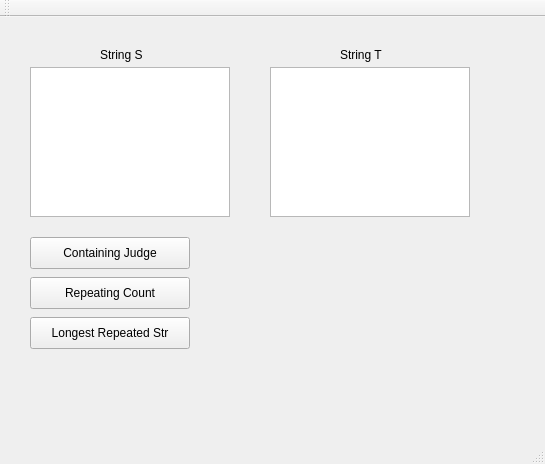
<?xml version="1.0" encoding="UTF-8"?>
<ui version="4.0">
 <class>MainWindow</class>
 <widget class="QMainWindow" name="MainWindow">
  <property name="geometry">
   <rect>
    <x>0</x>
    <y>0</y>
    <width>545</width>
    <height>464</height>
   </rect>
  </property>
  <property name="windowTitle">
   <string>MainWindow</string>
  </property>
  <widget class="QWidget" name="centralWidget">
   <widget class="QPushButton" name="ContainJudgeButton">
    <property name="geometry">
     <rect>
      <x>30</x>
      <y>220</y>
      <width>160</width>
      <height>32</height>
     </rect>
    </property>
    <property name="text">
     <string>Containing Judge</string>
    </property>
   </widget>
   <widget class="QPlainTextEdit" name="stringS">
    <property name="geometry">
     <rect>
      <x>30</x>
      <y>50</y>
      <width>200</width>
      <height>150</height>
     </rect>
    </property>
   </widget>
   <widget class="QPlainTextEdit" name="stringT">
    <property name="geometry">
     <rect>
      <x>270</x>
      <y>50</y>
      <width>200</width>
      <height>150</height>
     </rect>
    </property>
   </widget>
   <widget class="QLabel" name="label">
    <property name="geometry">
     <rect>
      <x>100</x>
      <y>30</y>
      <width>60</width>
      <height>16</height>
     </rect>
    </property>
    <property name="text">
     <string>String S</string>
    </property>
   </widget>
   <widget class="QLabel" name="label_2">
    <property name="geometry">
     <rect>
      <x>340</x>
      <y>30</y>
      <width>60</width>
      <height>16</height>
     </rect>
    </property>
    <property name="text">
     <string>String T</string>
    </property>
   </widget>
   <widget class="QLabel" name="Direction">
    <property name="geometry">
     <rect>
      <x>270</x>
      <y>220</y>
      <width>250</width>
      <height>100</height>
     </rect>
    </property>
    <property name="text">
     <string/>
    </property>
   </widget>
   <widget class="QLabel" name="Result">
    <property name="geometry">
     <rect>
      <x>270</x>
      <y>330</y>
      <width>250</width>
      <height>61</height>
     </rect>
    </property>
    <property name="text">
     <string/>
    </property>
   </widget>
   <widget class="QPushButton" name="RepeatingCountButton">
    <property name="geometry">
     <rect>
      <x>30</x>
      <y>260</y>
      <width>160</width>
      <height>32</height>
     </rect>
    </property>
    <property name="text">
     <string>Repeating Count</string>
    </property>
   </widget>
   <widget class="QPushButton" name="LongestRepeatButton">
    <property name="geometry">
     <rect>
      <x>30</x>
      <y>300</y>
      <width>160</width>
      <height>32</height>
     </rect>
    </property>
    <property name="text">
     <string>Longest Repeated Str</string>
    </property>
   </widget>
  </widget>
  <widget class="QMenuBar" name="menuBar">
   <property name="geometry">
    <rect>
     <x>0</x>
     <y>0</y>
     <width>545</width>
     <height>22</height>
    </rect>
   </property>
  </widget>
  <widget class="QToolBar" name="mainToolBar">
   <attribute name="toolBarArea">
    <enum>TopToolBarArea</enum>
   </attribute>
   <attribute name="toolBarBreak">
    <bool>false</bool>
   </attribute>
  </widget>
  <widget class="QStatusBar" name="statusBar"/>
 </widget>
 <layoutdefault spacing="6" margin="11"/>
 <resources/>
 <connections/>
</ui>
